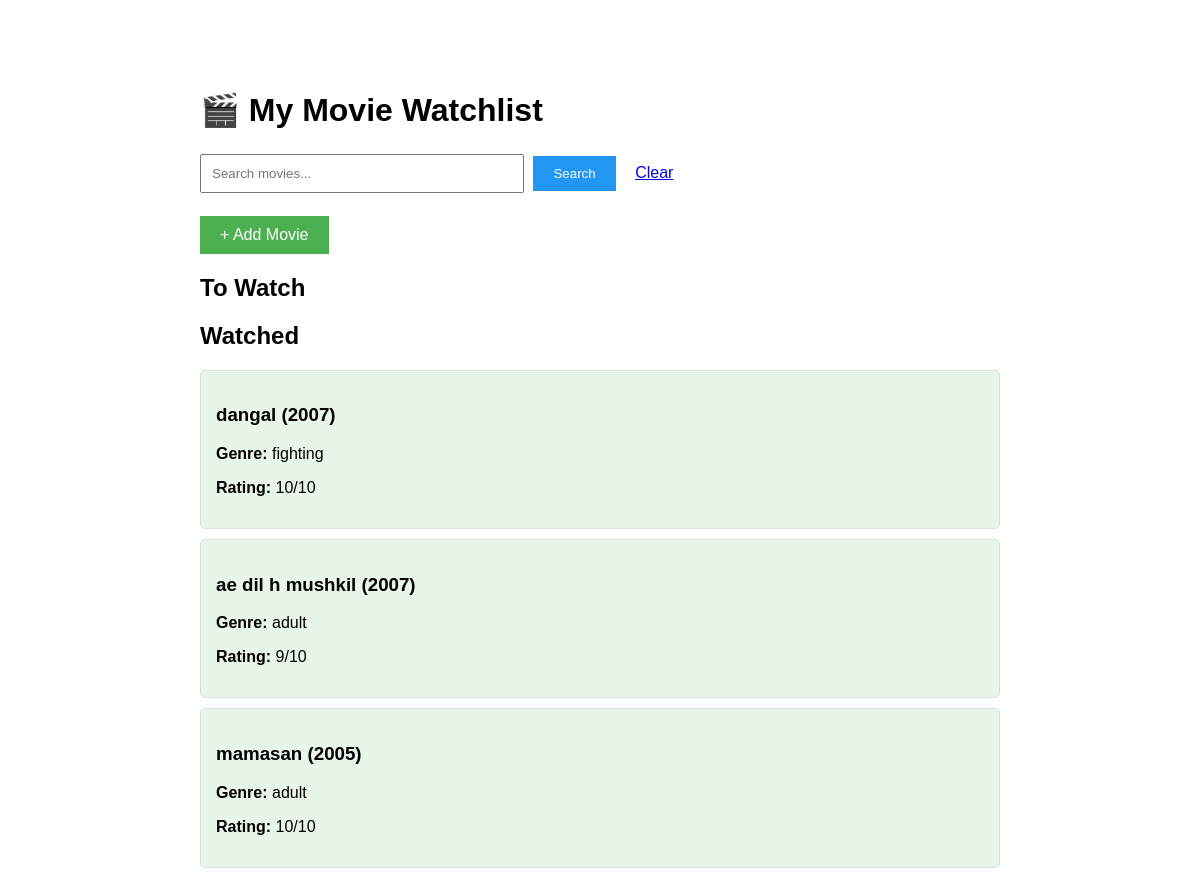
Page / (signed in) on the earlier database version.
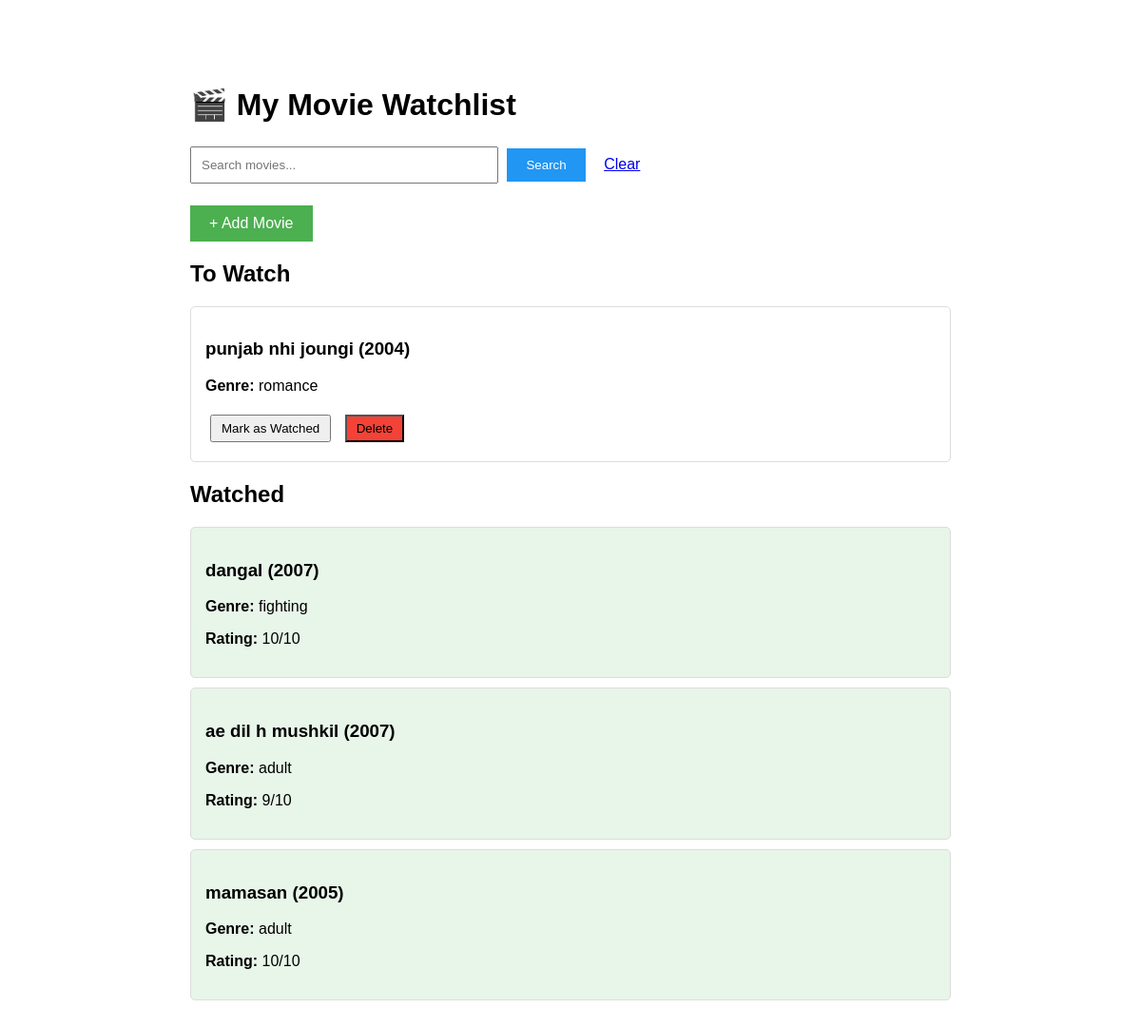
Same page on the later database version.
### watchlist/models.py (models this page shows, shortened)
class Movie(models.Model):
    title=models.CharField(max_length=150)
    year=models.IntegerField(null=True , blank=True)
    genre=models.CharField(max_length=100 , blank=True)
    watched=models.BooleanField(default=False)
    rating=models.IntegerField(null=True , blank=True)
    notes=models.TextField(max_length=300 , blank=True)
    added_date=models.DateTimeField(auto_now_add=True)
    poster=models.ImageField(upload_to='posters/',blank=True, null=True)
    class Meta:
        ordering =['-added_date']

### watchlist/views.py (the view)
# urls.py: path('',views.movie_list,name='movie_list'),
@login_required
def movie_list(request):
    search_query=request.GET.get('search')
    if search_query:
        movies=Movie.objects.filter(title__icontains=search_query)
    else:
        movies=Movie.objects.all()
    return render(request, 'watchlist/movie_list.html' ,{'movies' : movies} )

### watchlist/templates/watchlist/movie_list.html (shortened to what this page needs)
<!DOCTYPE html>
<html>
<head>
</head>
<body>
    <h1>🎬 My Movie Watchlist</h1>
    <form method="GET" style="margin: 20px 0;">
    <input type="text" name="search" placeholder="Search movies..." style="padding: 10px; width: 300px;">
    <button type="submit" style="padding: 10px 20px; background-color: #2196F3; color: white; border: none;">Search</button>
    <a href="{% url 'movie_list' %}" style="margin-left: 10px;">Clear</a>
</form>
    <a href="{% url 'add_movie' %}" class="add-btn">+ Add Movie</a>
    <h2>To Watch</h2>
    {% for movie in movies %}
        {% if not movie.watched %}
        <div class="movie">
            <h3>{{ movie.title }} {% if movie.year %}({{ movie.year }}){% endif %}</h3>
            <p><strong>Genre:</strong> {{ movie.genre }}</p>
            <a href="{% url 'mark_watched' movie.id %}"><button>Mark as Watched</button></a>
            <a href="{% url 'delete_movie' movie.id %}" onclick="return confirm('Delete this movie?')"><button style="background-color: #f44336;">Delete</button></a>
        </div>
        {% endif %}
    {% endfor %}
    <h2>Watched</h2>
    {% for movie in movies %}
        {% if movie.watched %}
        <div class="movie watched">
            <h3>{{ movie.title }} {% if movie.year %}({{ movie.year }}){% endif %}</h3>
            <p><strong>Genre:</strong> {{ movie.genre }}</p>
            {% if movie.rating %}
                <p><strong>Rating:</strong> {{ movie.rating }}/10</p>
            {% endif %}
        </div>
        {% endif %}
    {% endfor %}
</body>
</html>

Differences in the rows shown:
added Movie: title "punjab nhi joungi", year "2004", genre "romance", shown under "To Watch"
